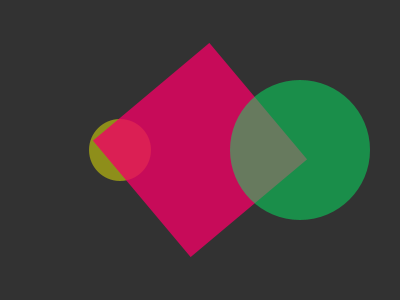
Frame 1 (no input)
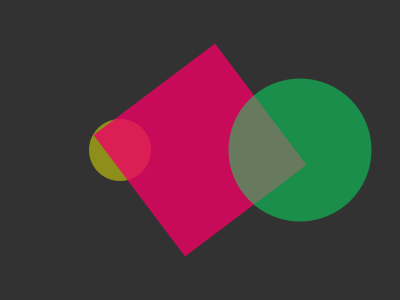
Frame 60 (the mouse pressed at the canvas centre just before this capture)
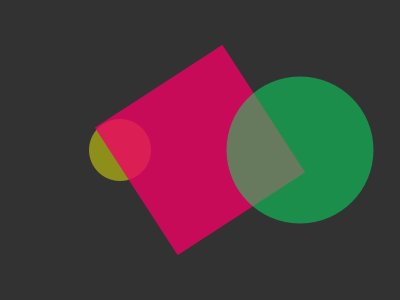
Frame 120 (the mouse held since frame 60 and released just before this capture)

The Processing sketch that drew these frames (run headless with seeded random() and noise(); from frame 60 on, the mouse is pressed at the canvas centre):

// Processing sketch: ex_visual_time
// ── ex_visual_time.pde
// WINTER WORKSHOP 2014, IDAS
// PROTOTYPING WITH CREATIVE CODING
//
// Instructor: KARAM BYUN
// byunnnn.com
// --------------------------
// ADVANCED 03: Visual Time
// --------------------------

int hour;
int minute;
int second;
int y;

void setup() {

  noStroke();
  smooth();
  rectMode(CENTER);
  size(400, 300);
  y = height/2;
}

void draw() {
  background(50);
  
  hour = int(map(hour(), 0, 23, 50, 120));
  minute = int(map(minute(), 0, 60, 50, 200));
  second = int(map(second(), 0, 60, 2, 200));
  
  fill(240,240,0,123);
  ellipse(120, y, hour, hour);
  fill(240,0,100,200);
  pushMatrix();
  translate(200,150);
  rotate(radians(second));
  rect(0, 0, minute, minute);
  popMatrix();
  fill(0,240,100,123);
  ellipse(300, y, second, second);
 
}
